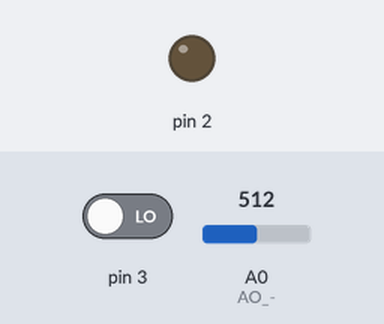
Bench run of a sketch on a simulated Arduino Uno, built with avr-gcc and run on an emulated ATmega328P. On the bench: output pins drawn as LEDs (lit = HIGH). The test bench sets the inputs (shaded band); at power-on: pin 3 LOW, A0 (AO_-) = 512. What the sketch prints to the serial monitor is not drawn.

Above: at 1.2 s.
1.3 s: pin 3 driven HIGH
At 2.4 s:
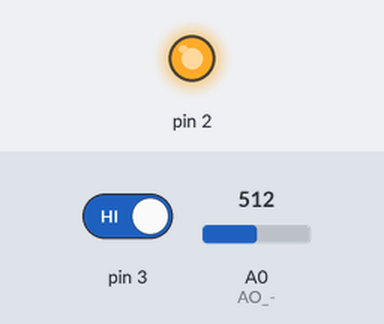
2.8 s: pin 3 driven LOW
At 3.3 s:
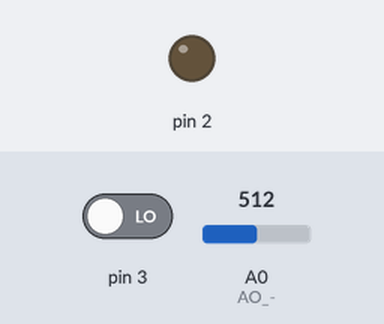
Timing chart, 0 to 5.8 s (numbered marks = the images above; inputs shaded):
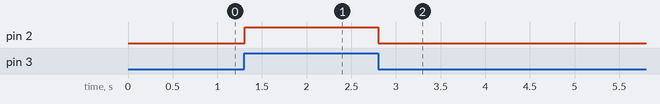

Measured:
- after the input at 1.3 s, pin 2: LOW → HIGH at once
- after the input at 2.8 s, pin 2: HIGH → LOW at once

The sketch:

projeto4.ino
```cpp
int luz = 0; // Variável inteira para a Luz
int button = 0; // Variável inteira para o botão

void setup()
{
    pinMode(2, OUTPUT);
    pinMode(3, INPUT);
    pinMode(A0, INPUT); // AO -> Entrada de Dados
    Serial.begin(9600); // Liga o monitor serial
}

void loop()
{
    button = digitalRead(3);
    (button == 1) ? digitalWrite(2, HIGH) : digitalWrite(2, LOW);
    luz = analogRead(A0);
    Serial.println(luz); // Imprimir na tela e pular linha
    delay(10);
}
```
